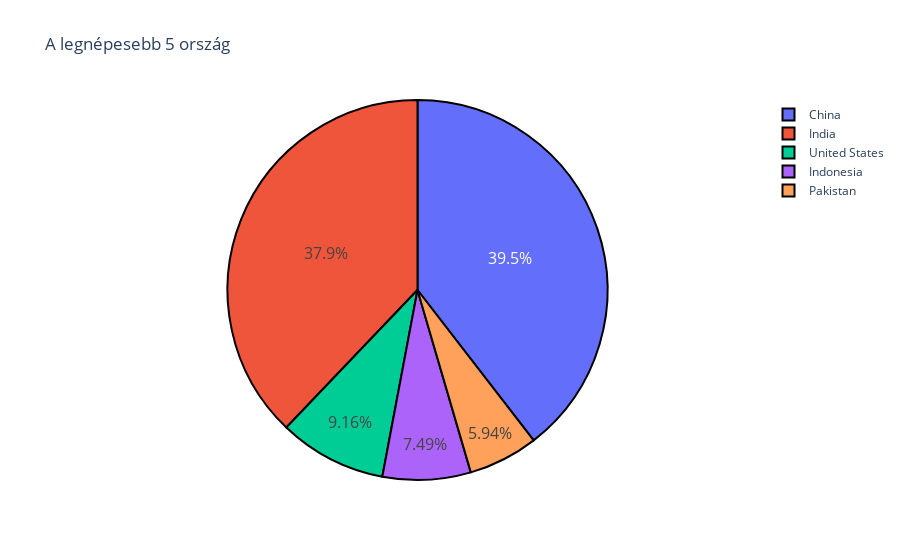

Notebook cell for this chart:
### Markdown cell above
A diagram Plotly esetén is magas szinten testreszabható. Pl.: a szöveg mérete beállítható <code>fig.update_traces(textfont_size = érték)</code> vonalvastagság <code>fig.update_traces(marker = dict(line = dict(color = "szín", width = érték)))</code> paranccsal.

### Code cell
fig.update_traces(textfont_size=16)
fig.update_traces(marker=dict(line=dict(color="black", width=2)))

fig

### Figure 1 — Plotly figure (JSON) as saved in the notebook; plotly's stock layout.template omitted (floating-point values rounded to 4 significant figures)
{"data": [{"domain": {"x": [0, 1], "y": [0, 1]}, "hovertemplate": "countryName=%{label}<br>population=%{value}<extra></extra>", "labels": ["China", "India", "United States", "Indonesia", "Pakistan"], "legendgroup": "", "marker": {"line": {"color": "black", "width": 2}}, "name": "", "showlegend": true, "textfont": {"size": 16}, "type": "pie", "values": [1411778724, 1352617328, 327167434, 267663435, 212215030]}], "layout": {"legend": {"tracegroupgap": 0}, "title": {"text": "A legnépesebb 5 ország"}}}
